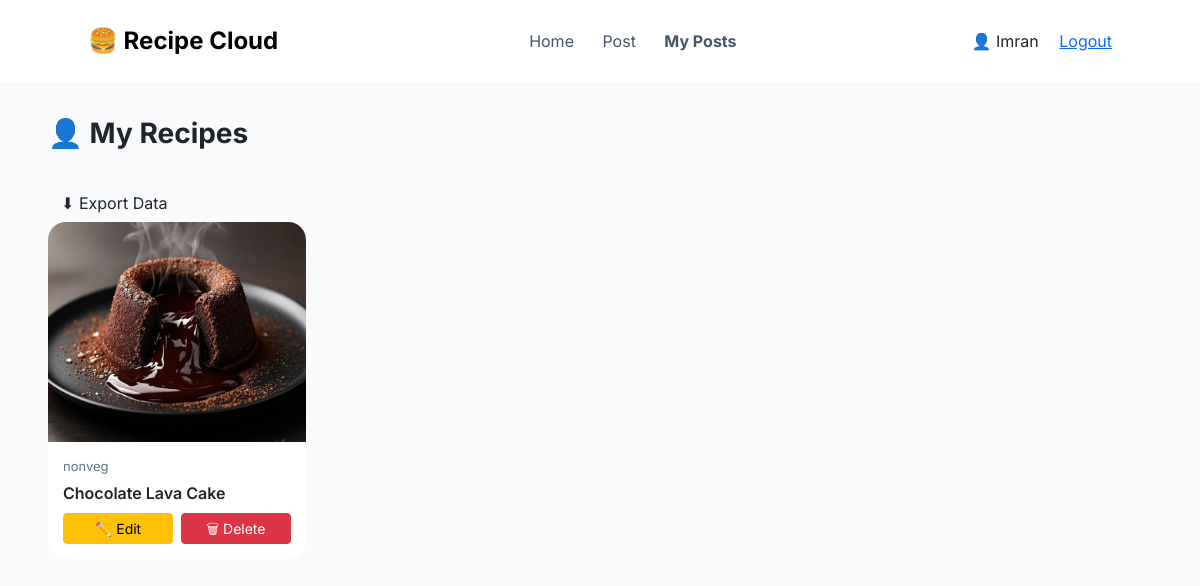
/posts/my-posts/ (signed in), run on the app's committed database.
### users/models.py (models this page shows)
class User(AbstractUser):
    bio = models.TextField(blank=True)
    profile_image = models.ImageField(upload_to='profiles/', null=True, blank=True)
    security_question = models.CharField(max_length=255, blank=True)
    security_answer = models.CharField(max_length=255, blank=True)

### posts/models.py (models this page shows)
class Post(models.Model):
    user = models.ForeignKey(settings.AUTH_USER_MODEL, on_delete=models.CASCADE)
    media = models.FileField(upload_to='posts/', validators=[validate_media])
    description = models.TextField(blank=True)
    ingredients = models.TextField(blank=True)
    created_at = models.DateTimeField(auto_now_add=True)

### posts/views.py (the view)
# urls.py: path('my-posts/', views.my_posts, name='my_posts'),
@login_required
def my_posts(request):
    posts = Post.objects.filter(user=request.user).order_by('-created_at')
    return render(request, 'posts/my_posts.html', {'posts': posts})

### posts/templates/posts/my_posts.html (shortened to what this page needs)
<!DOCTYPE html>
<html>
<head>
    <link href="https://cdn.jsdelivr.net/npm/bootstrap@5.3.0/dist/css/bootstrap.min.css" rel="stylesheet">
</head>
<body>
<nav class="navbar">
    <div class="container-fluid px-5 d-flex justify-content-between align-items-center">
        <div class="navbar-brand">🍔 Recipe Cloud</div>
        <div>
<a href="{% url 'posts_home' %}" class="nav-link d-inline">Home</a>
            <a href="{% url 'create_post' %}" class="nav-link d-inline">Post</a>
            <a href="{% url 'my_posts' %}" class="nav-link d-inline fw-bold">My Posts</a>
        </div>
        <div>
            👤 {{ request.user.username }}
<a href="{% url 'logout' %}" class="ms-3">Logout</a>
        </div>
    </div>
</nav>
<div class="container-fluid px-5">
    <div class="header-box">
        <div class="section-title">👤 My Recipes</div>
        <form method="POST" action="{% url 'export_posts' %}">
            <button type="submit" class="btn btn-export">
                ⬇ Export Data
            </button>
        </form>
    </div>
    <div class="row">
        {% for post in posts %}
        <div class="col-md-6 col-lg-3 mb-4">
            <div class="card post-card">
                <img src="{{ post.media.url }}">
                <div class="card-body">
                    <div class="meta mb-1">
                        {{ post.category }}
                    </div>
                    <div class="fw-semibold mb-2">
                        {{ post.description|truncatechars:50 }}
                    </div>
                    <div class="d-flex gap-2">
                        <a href="{% url 'edit_post' post.id %}" class="btn btn-warning btn-sm w-50">
                            ✏️ Edit
                        </a>
                        <a href="{% url 'delete_post' post.id %}" class="btn btn-danger btn-sm w-50">
                            🗑 Delete
                        </a>
                    </div>
                </div>
            </div>
        </div>
        {% endfor %}
    </div>
</div>
</body>
</html>

### posts/templates/posts/my_posts.html (style rules this page uses)
body { background: #f8fafc; font-family: 'Inter', sans-serif; }
.navbar { background: white; padding: 18px 40px; }
.navbar-brand { font-weight: 700; font-size: 24px; }
.nav-link { margin: 0 12px; color: #475569 !important; }
.section-title { font-size: 28px; font-weight: 700; margin: 30px 0; }
.post-card { border-radius: 18px; overflow: hidden; border: none; background: white; transition: 0.3s; }
.post-card img { height: 220px; object-fit: cover; }
.card-body { padding: 15px; }
.meta { font-size: 13px; color: #64748b; }

### data on the page
User: user.username "Imran"
Post: media (picture), category "nonveg", description "Chocolate Lava Cake"
